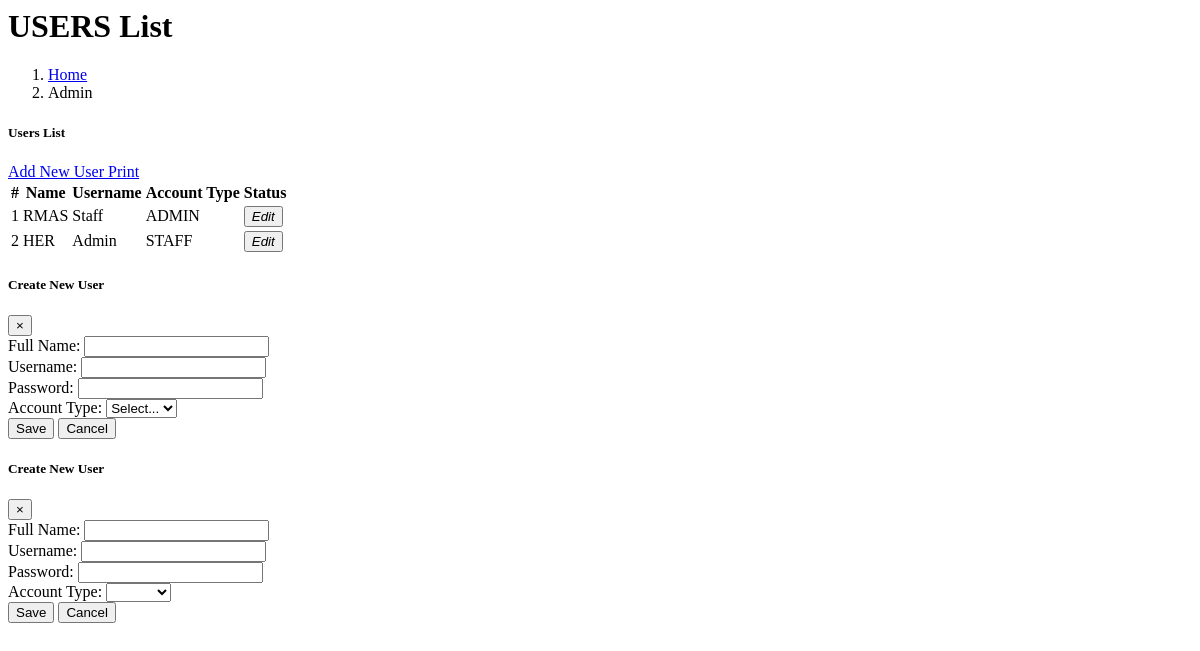
/administrator2/users/userList.php, run on an earlier commit of the app's database.
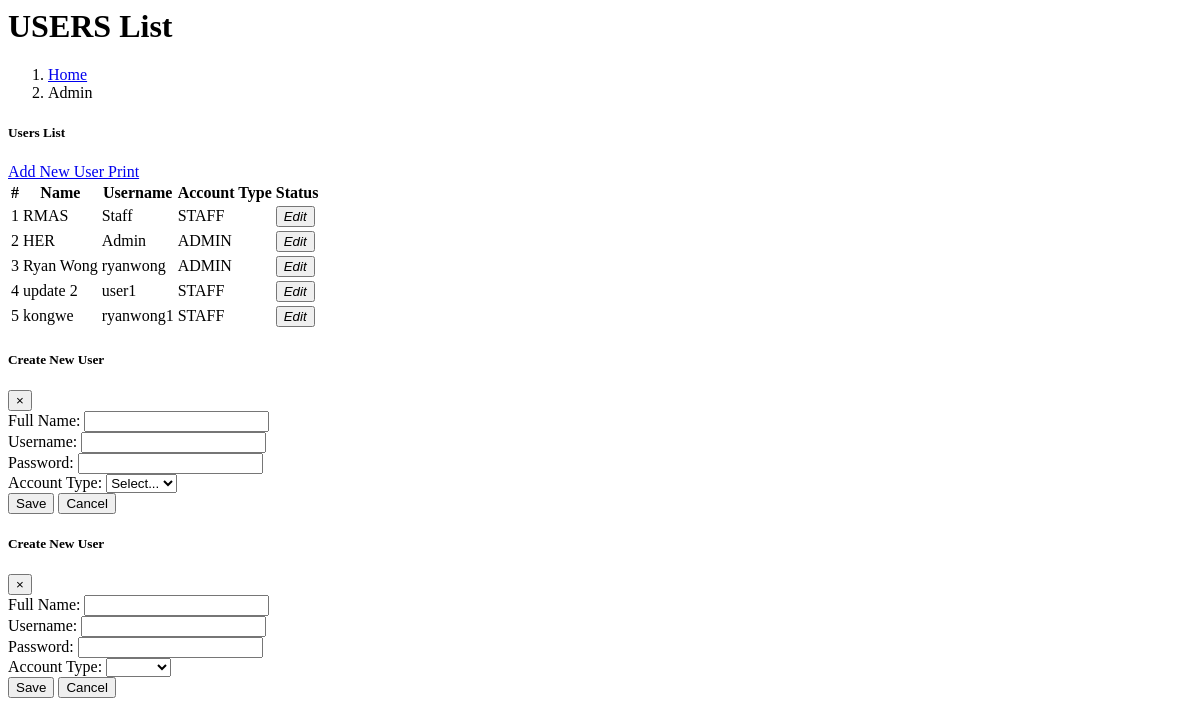
And on a later commit of the database.
### tables this page shows
CREATE TABLE `user` (
  `ID` int(11) NOT NULL,
  `FULL_NAME` varchar(255) NOT NULL,
  `USERNAME` varchar(255) NOT NULL,
  `PASSWORD` varchar(255) NOT NULL,
  `ACCOUNT_TYPE_ID` int(11) NOT NULL,
  `status` int(11) NOT NULL
);

CREATE TABLE `account_type` (
  `ID` int(11) NOT NULL,
  `ACCOUNT_TYPE` varchar(150) NOT NULL
);

### administrator2/users/userList.php (the view, shortened to what this page needs)
<div class="content-wrapper">
  <div class="content-header">
    <div class="container-fluid">
      <div class="row mb-1 align-items-center">
        <div class="col-sm-6">
          <h1 class="m-0 text-primary"><i class="fas fa-users"></i> USERS List</h1>
        </div>
        <div class="col-sm-6">
          <ol class="breadcrumb float-sm-right bg-light p-2 rounded">
            <li class="breadcrumb-item text-dark"><a href="#">Home</a></li>
            <li class="breadcrumb-item active">Admin</li>
          </ol>
        </div>
      </div>
    </div>
  </div>
  <section class="content">
    <div class="container-fluid p-3">
      <div class="row">
        <div class="col-12">
          <div class="card shadow-lg rounded">
            <div class="card-header d-flex align-items-center bg-primary text-white">
            <h5 class="mb-0 mr-auto">
                <i class="fas fa-list"></i> Users List
            </h5>
            <div class="d-flex justify-content-end">
                <a href="#" class="btn btn-dark btn-sm mr-2" id="add-btn" data-toggle="modal" data-target="#addModal">
                <i class="fas fa-plus"></i> Add New User
                </a>
                <a href="#" class="btn btn-success btn-sm" onclick="printReport()" id="print-btn">
                <i class="fas fa-print"></i> Print
                </a>
            </div>
            </div>
            <div class="card-body">
              <div class="table-responsive">
                <table id="userTBL" class="table table-striped table-hover table-bordered">
                  <thead class="thead-dark">
                    <tr>
                      <th>#</th>
                      <th>Name</th>
                      <th>Username</th>
                      <th>Account Type</th>
                      <th>Status</th>
                    </tr>
                  </thead>
                  <tbody>
                    <?php
                     require("connection/connection.php");
                      $query = "select u.ID as user_id,u.FULL_NAME as 'name',u.USERNAME as username,a.ACCOUNT_TYPE from user u, account_type a  where u.ACCOUNT_TYPE_ID = a.ID;
                      ";
                      $result = mysqli_query($con, $query);
                      $rows = mysqli_fetch_all($result, MYSQLI_ASSOC);
                    ?>
                    <?php
                    $i = 1;
                    foreach ($rows as $user) { ?>
                     <tr>
                        <td><?=$i; ?></td>
                        <td><?=$user['name'] ?></td>
                        <td><?=$user['username'] ?></td>
                        <td><?=$user['ACCOUNT_TYPE'] ?></td>
                        <td>
                            <button class="btn btn-sm btn-warning" id="edit-btn" data-id="<?=$user['user_id'] ?>"><i class=" fa fa-pendcil">Edit</i></button>
                        </td>
                    </tr>
                   <?php $i++; }
                    ?>
                  </tbody>
                </table>
              </div>
            </div>
          </div>
        </div>
      </div>
    </div>
  </section>
  <?php
  include('modal/addModal.php');
  ?>

What changed in the data, as far as the page shows it:
changed user "RMAS": ACCOUNT_TYPE_ID.ACCOUNT_TYPE "ADMIN" → "STAFF"
changed user "HER": ACCOUNT_TYPE_ID.ACCOUNT_TYPE "STAFF" → "ADMIN"
added user: FULL_NAME "Ryan Wong", USERNAME "ryanwong", ACCOUNT_TYPE_ID.ACCOUNT_TYPE "ADMIN"
added user: FULL_NAME "update 2", USERNAME "user1", ACCOUNT_TYPE_ID.ACCOUNT_TYPE "STAFF"
added user: FULL_NAME "kongwe", USERNAME "ryanwong1", ACCOUNT_TYPE_ID.ACCOUNT_TYPE "STAFF"
